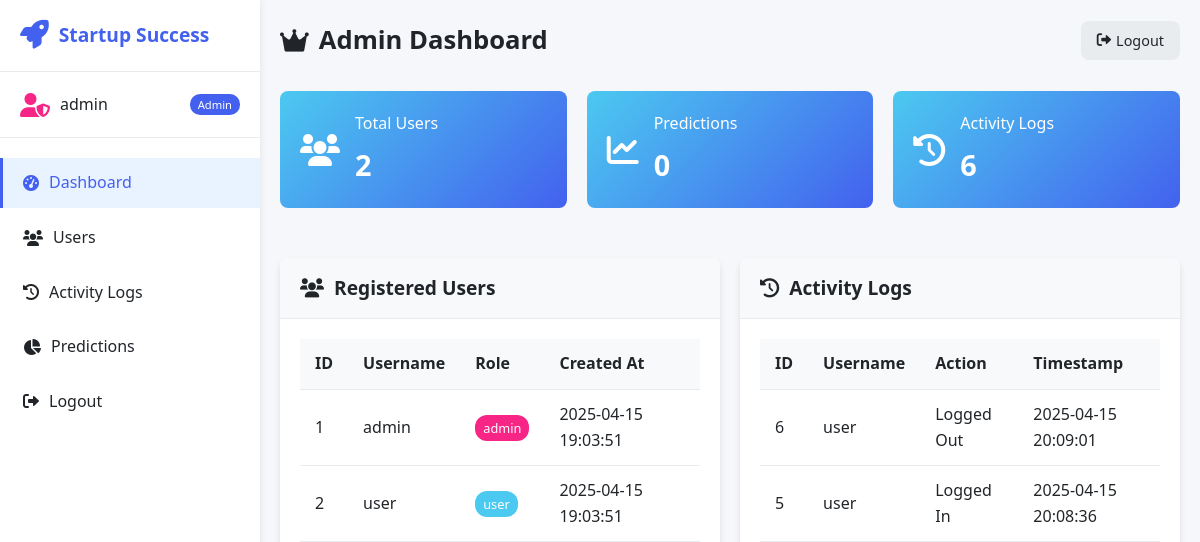
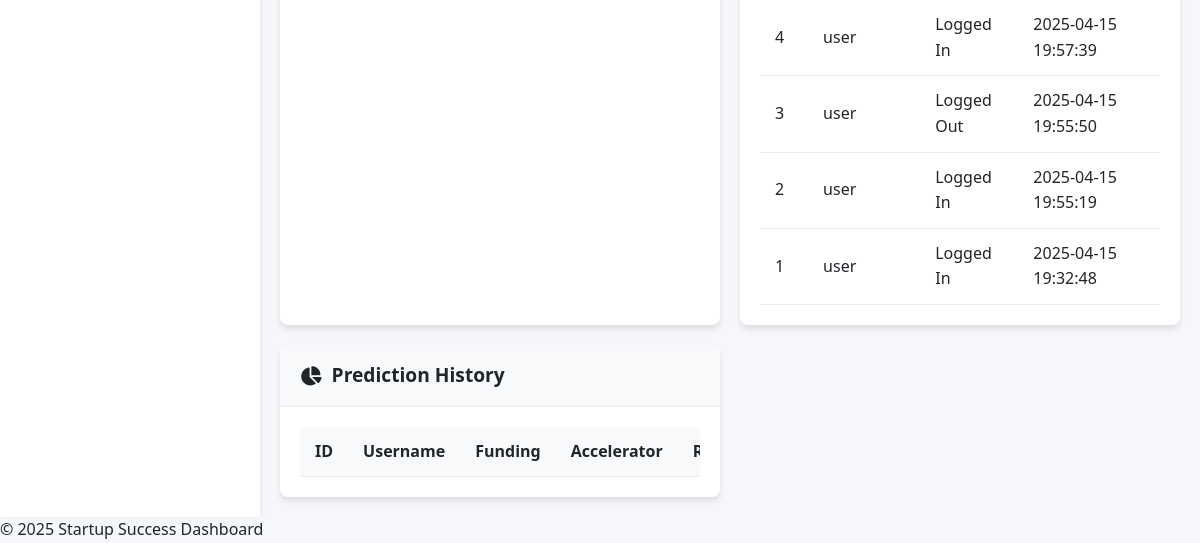
Page /admin (signed in) on the earlier database version (2 pictures, top to bottom).
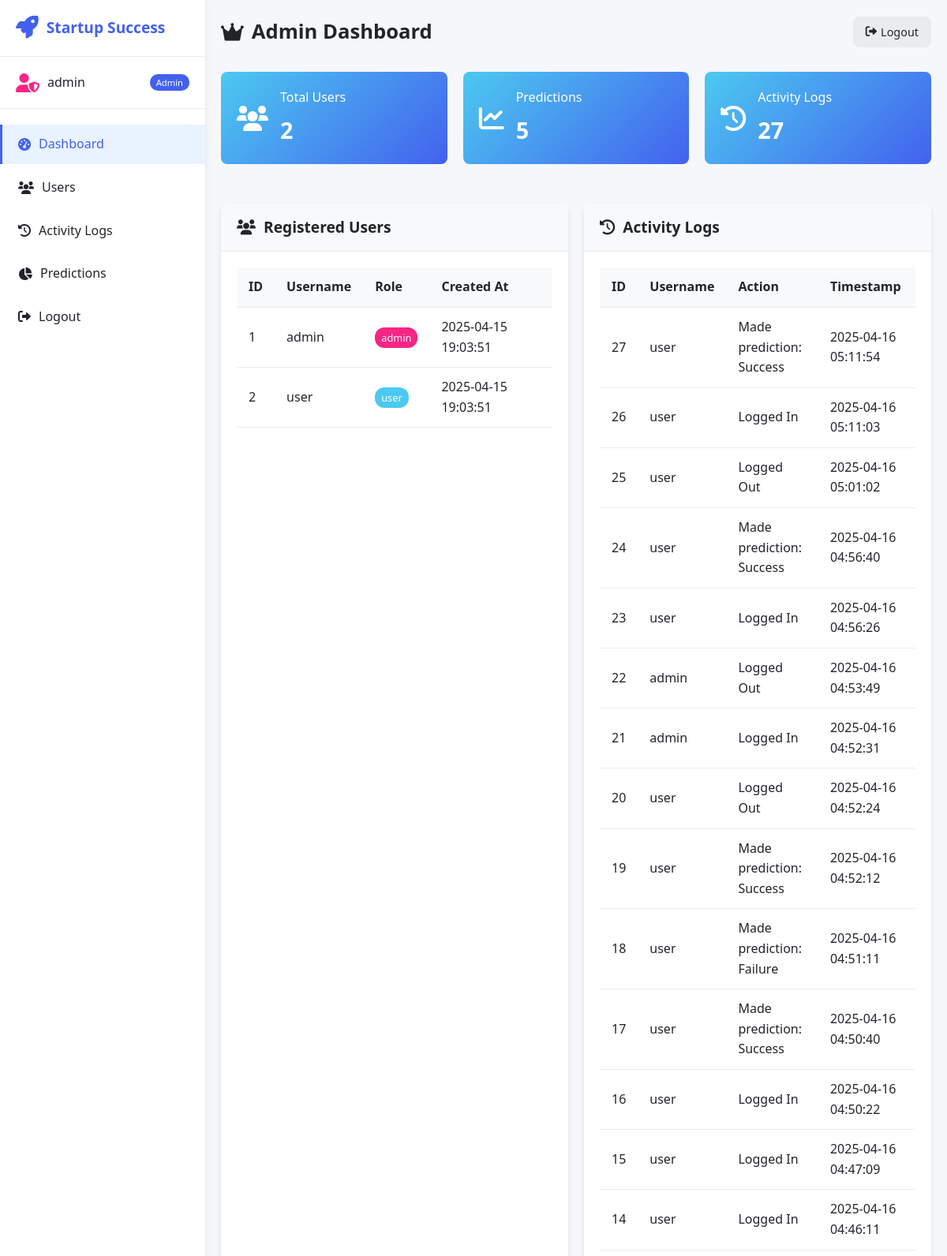
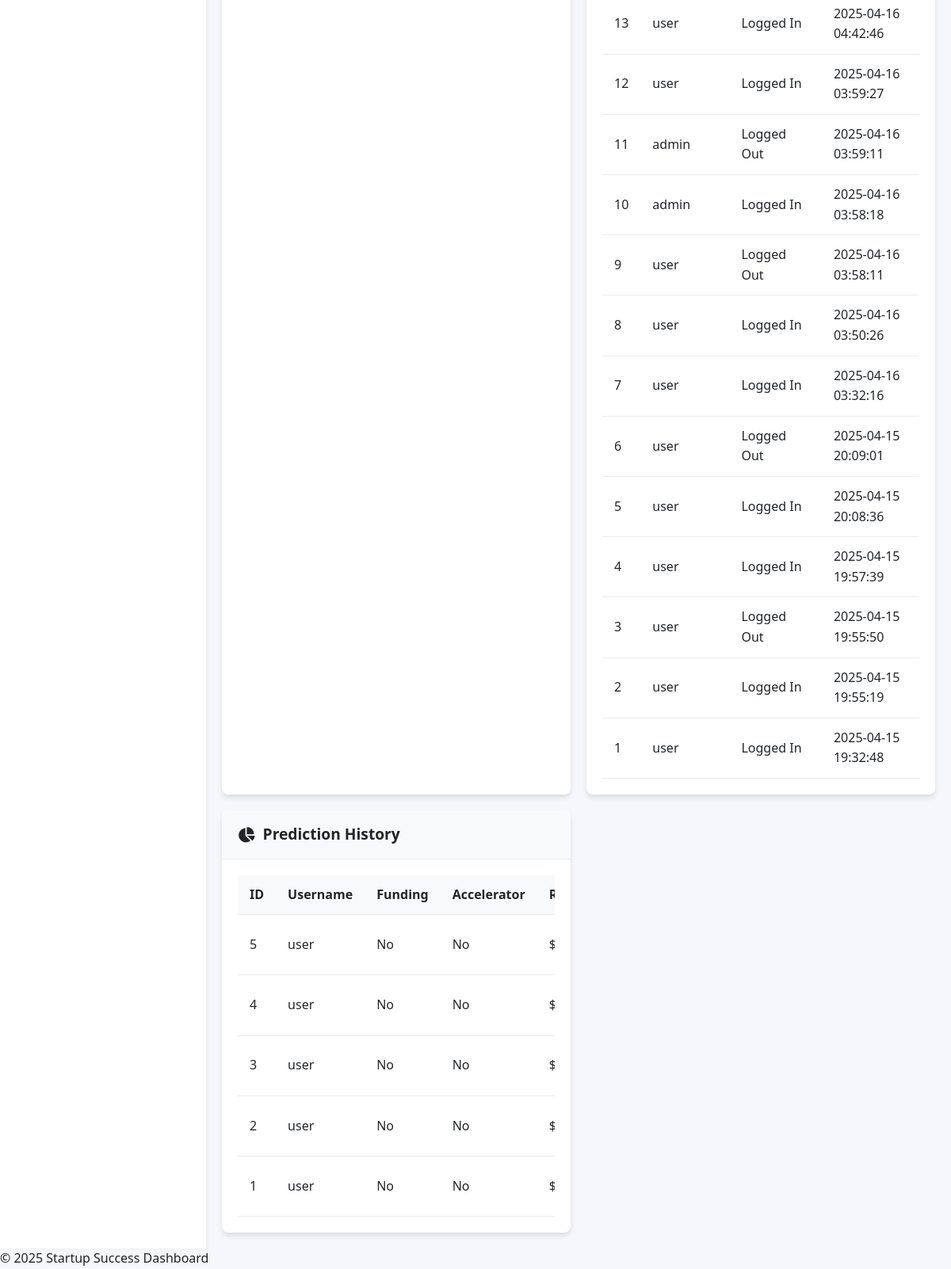
Same page on the later database version (2 pictures, top to bottom).
### tables this page shows
CREATE TABLE users (
    id INTEGER PRIMARY KEY AUTOINCREMENT,
    username TEXT UNIQUE NOT NULL,
    password TEXT NOT NULL,
    role TEXT NOT NULL,
    created_at DATETIME DEFAULT CURRENT_TIMESTAMP
);

CREATE TABLE logs (
    id INTEGER PRIMARY KEY AUTOINCREMENT,
    username TEXT,
    action TEXT,
    timestamp DATETIME DEFAULT CURRENT_TIMESTAMP
);

CREATE TABLE predictions (
    id INTEGER PRIMARY KEY AUTOINCREMENT,
    username TEXT,
    funding INTEGER,
    accelerator INTEGER,
    revenue INTEGER,
    prediction TEXT,
    timestamp DATETIME DEFAULT CURRENT_TIMESTAMP
);

### app.py (the view)
@app.route('/admin')
def admin():
    if not is_logged_in('admin'):
        flash("Access denied. Admin privileges required.", "error")
        return redirect(url_for('login'))
    with get_db_connection() as conn:
        logs = conn.execute("SELECT * FROM logs ORDER BY timestamp DESC LIMIT 100").fetchall()
        predictions = conn.execute(
            "SELECT * FROM predictions ORDER BY timestamp DESC LIMIT 100"
        ).fetchall()
        users = conn.execute("SELECT id, username, role, created_at FROM users").fetchall()
    return render_template(
        'admin.html',
        username=session['username'],
        logs=logs,
        predictions=predictions,
        users=users
    )

### app.py (called while the page is built)
def get_db_connection():
    conn = sqlite3.connect(DB_PATH)
    conn.row_factory = sqlite3.Row  # Return rows as dictionaries
    return conn

def is_logged_in(role=None):
    if 'username' not in session:
        return False
    if role and session.get('role') != role:
        return False
    return True

### templates/admin.html (shortened to what this page needs)
{% extends "layout.html" %}
{% block content %}
<div class="dashboard">
    <nav class="sidebar">
        <div class="sidebar-header">
            <i class="fas fa-rocket"></i>
            <h2>Startup Success</h2>
        </div>
        <div class="user-info admin">
            <i class="fas fa-user-shield user-avatar"></i>
            <span>{{ username }}</span>
            <span class="role-badge">Admin</span>
        </div>
        <ul class="sidebar-menu">
            <li class="active"><a href="#"><i class="fas fa-tachometer-alt"></i> Dashboard</a></li>
            <li><a href="#users-section"><i class="fas fa-users"></i> Users</a></li>
            <li><a href="#logs-section"><i class="fas fa-history"></i> Activity Logs</a></li>
            <li><a href="#predictions-section"><i class="fas fa-chart-pie"></i> Predictions</a></li>
            <li><a href="/logout"><i class="fas fa-sign-out-alt"></i> Logout</a></li>
        </ul>
    </nav>
    <main class="content">
        <header class="content-header">
            <h1><i class="fas fa-crown"></i> Admin Dashboard</h1>
            <div class="user-controls">
                <a href="/logout" class="btn-secondary">
                    <i class="fas fa-sign-out-alt"></i> Logout
                </a>
            </div>
        </header>
        <div class="content-body">
            <div class="admin-stats">
                <div class="stat-card">
                    <div class="stat-icon">
                        <i class="fas fa-users"></i>
                    </div>
                    <div class="stat-data">
                        <h3>Total Users</h3>
                        <p>{{ users|length }}</p>
                    </div>
                </div>
                <div class="stat-card">
                    <div class="stat-icon">
                        <i class="fas fa-chart-line"></i>
                    </div>
                    <div class="stat-data">
                        <h3>Predictions</h3>
                        <p>{{ predictions|length }}</p>
                    </div>
                </div>
                <div class="stat-card">
                    <div class="stat-icon">
                        <i class="fas fa-history"></i>
                    </div>
                    <div class="stat-data">
                        <h3>Activity Logs</h3>
                        <p>{{ logs|length }}</p>
                    </div>
                </div>
            </div>
            <div class="card" id="users-section">
                <div class="card-header">
                    <h2><i class="fas fa-users"></i> Registered Users</h2>
                </div>
                <div class="card-body">
                    <div class="table-container">
                        <table class="data-table">
                            <thead>
                                <tr>
                                    <th>ID</th>
                                    <th>Username</th>
                                    <th>Role</th>
                                    <th>Created At</th>
                                </tr>
                            </thead>
                            <tbody>
                                {% for user in users %}
                                <tr>
                                    <td>{{ user['id'] }}</td>
                                    <td>{{ user['username'] }}</td>
                                    <td>
                                        <span class="badge {% if user['role'] == 'admin' %}badge-admin{% else %}badge-user{% endif %}">
                                            {{ user['role'] }}
                                        </span>
                                    </td>
                                    <td>{{ user['created_at'] }}</td>
                                </tr>
                                {% endfor %}
                            </tbody>
                        </table>
                    </div>
                </div>
            </div>
            <div class="card" id="logs-section">
                <div class="card-header">
                    <h2><i class="fas fa-history"></i> Activity Logs</h2>
                </div>
                <div class="card-body">
                    <div class="table-container">
                        <table class="data-table">
                            <thead>
                                <tr>
                                    <th>ID</th>
                                    <th>Username</th>
                                    <th>Action</th>
                                    <th>Timestamp</th>
                                </tr>
                            </thead>
                            <tbody>
                                {% for log in logs %}
                                <tr>
                                    <td>{{ log['id'] }}</td>
                                    <td>{{ log['username'] }}</td>
                                    <td>{{ log['action'] }}</td>
                                    <td>{{ log['timestamp'] }}</td>
                                </tr>
                                {% endfor %}
                            </tbody>
                        </table>
                    </div>
                </div>
            </div>
            <div class="card" id="predictions-section">
                <div class="card-header">
                    <h2><i class="fas fa-chart-pie"></i> Prediction History</h2>
                </div>
                <div class="card-body">
                    <div class="table-container">
                        <table class="data-table">
                            <thead>
                                <tr>
                                    <th>ID</th>
                                    <th>Username</th>
                                    <th>Funding</th>
                                    <th>Accelerator</th>
                                    <th>Revenue</th>
                                </tr>
                            </thead>
                            <tbody>
                                {% for p in predictions %}
                                <tr>
                                    <td>{{ p['id'] }}</td>
                                    <td>{{ p['username'] }}</td>
                                    <td>{{ "Yes" if p['funding'] == 1 else "No" }}</td>
                                    <td>{{ "Yes" if p['accelerator'] == 1 else "No" }}</td>
                                    <td>${{ p['revenue'] }}</td>
                                </tr>
                                {% endfor %}
                            </tbody>
                        </table>
                    </div>
                </div>
            </div>
        </div>
    </main>
</div>
{% endblock %}

### templates/layout.html (shortened to what this page needs)
<!DOCTYPE html>
<html lang="en">
<head>
    <link rel="stylesheet" href="https://cdnjs.cloudflare.com/ajax/libs/font-awesome/6.0.0/css/all.min.css">
    <link rel="stylesheet" href="{{ url_for('static', filename='style.css') }}">
</head>
<body>
    <div class="app-container">
        {% block content %}{% endblock %}
    </div>
    <footer>
        <div class="footer-content">
            <p>&copy; 2025 Startup Success Dashboard</p>
        </div>
    </footer>
</body>
</html>

### static/style.css (style rules this page uses)
:root { --primary-color: #4361ee; --secondary-color: #3f37c9; --success-color: #4cc9f0; --warning-color: #f72585; --dark-color: #212529; --light-color: #f8f9fa; --gray-color: #6c757d; --border-radius: 8px; --box-shadow: 0 4px 6px rgba(0, 0, 0, 0.1); --transition: all 0.3s ease; }
* { margin: 0; padding: 0; box-sizing: border-box; font-family: 'Segoe UI', Tahoma, Geneva, Verdana, sans-serif; }
body { background-color: #f5f7fb; color: var(--dark-color); line-height: 1.6; }
.app-container { min-height: calc(100vh - 50px); }
.btn-secondary { background-color: #e9ecef; color: var(--dark-color); border: none; padding: 8px 16px; border-radius: var(--border-radius); font-size: 0.9rem; cursor: pointer; transition: var(--transition); display: flex; align-items: center; gap: 5px; text-decoration: none; }
.dashboard { display: flex; min-height: 100vh; }
.sidebar { width: 260px; background-color: #fff; box-shadow: 2px 0 5px rgba(0, 0, 0, 0.05); padding: 20px 0; display: flex; flex-direction: column; z-index: 10; }
.sidebar-header { display: flex; align-items: center; padding: 0 20px 20px; border-bottom: 1px solid #e9ecef; gap: 10px; }
.sidebar-header i { font-size: 1.8rem; color: var(--primary-color); }
.sidebar-header h2 { font-size: 1.2rem; color: var(--primary-color); font-weight: 600; }
.user-info { display: flex; align-items: center; padding: 20px; gap: 10px; border-bottom: 1px solid #e9ecef; }
.user-avatar { font-size: 1.5rem; color: var(--primary-color); }
.role-badge { background-color: var(--primary-color); color: white; padding: 2px 8px; border-radius: 10px; font-size: 0.7rem; margin-left: auto; }
.user-info.admin .user-avatar { color: var(--warning-color); }
.sidebar-menu { list-style: none; margin-top: 20px; }
.sidebar-menu li { margin-bottom: 5px; }
.sidebar-menu li a { display: flex; align-items: center; gap: 10px; padding: 12px 20px; color: var(--dark-color); text-decoration: none; transition: var(--transition); border-left: 3px solid transparent; }
.sidebar-menu li.active a { background-color: #e9f2ff; color: var(--primary-color); border-left: 3px solid var(--primary-color); }
.content { flex: 1; padding: 20px; }
.content-header { display: flex; justify-content: space-between; align-items: center; margin-bottom: 30px; }
.content-header h1 { display: flex; align-items: center; gap: 10px; font-size: 1.6rem; color: var(--dark-color); }
.user-controls { display: flex; gap: 10px; }
.content-body { display: grid; grid-template-columns: repeat(auto-fill, minmax(350px, 1fr)); gap: 20px; }
.card { background-color: #fff; border-radius: var(--border-radius); box-shadow: var(--box-shadow); overflow: hidden; }
.card-header { padding: 15px 20px; border-bottom: 1px solid #e9ecef; background-color: #f8f9fa; }
.card-header h2 { font-size: 1.2rem; display: flex; align-items: center; gap: 10px; color: var(--dark-color); }
.card-body { padding: 20px; }
.admin-stats { display: grid; grid-template-columns: repeat(auto-fill, minmax(250px, 1fr)); gap: 20px; margin-bottom: 30px; grid-column: 1 / -1; }
.stat-card { background: linear-gradient(135deg, #4cc9f0, #4361ee); padding: 20px; border-radius: var(--border-radius); display: flex; align-items: center; gap: 15px; color: white; }
.stat-icon { font-size: 2rem; }
.stat-data h3 { font-weight: 500; font-size: 1rem; margin-bottom: 5px; }
.stat-data p { font-size: 1.8rem; font-weight: 600; }
.table-container { overflow-x: auto; }
.data-table { width: 100%; border-collapse: collapse; }
.data-table th, .data-table td { padding: 12px 15px; text-align: left; border-bottom: 1px solid #e9ecef; }
.data-table th { background-color: #f8f9fa; font-weight: 600; color: var(--dark-color); }
.badge { padding: 4px 8px; border-radius: 12px; font-size: 0.8rem; font-weight: 500; }
.badge-admin { background-color: var(--warning-color); color: white; }
.badge-user { background-color: var(--success-color); color: white; }

Differences in the rows shown:
added logs: id "27", username "user", action "Made prediction: Success", timestamp "2025-04-16 05:11:54"
added logs: id "26", username "user", action "Logged In", timestamp "2025-04-16 05:11:03"
added logs: id "25", username "user", action "Logged Out", timestamp "2025-04-16 05:01:02"
added logs: id "24", username "user", action "Made prediction: Success", timestamp "2025-04-16 04:56:40"
added logs: id "23", username "user", action "Logged In", timestamp "2025-04-16 04:56:26"
added logs: id "22", username "admin", action "Logged Out", timestamp "2025-04-16 04:53:49"
added logs: id "21", username "admin", action "Logged In", timestamp "2025-04-16 04:52:31"
added logs: id "20", username "user", action "Logged Out", timestamp "2025-04-16 04:52:24"
added logs: id "19", username "user", action "Made prediction: Success", timestamp "2025-04-16 04:52:12"
added logs: id "18", username "user", action "Made prediction: Failure", timestamp "2025-04-16 04:51:11"
added logs: id "17", username "user", action "Made prediction: Success", timestamp "2025-04-16 04:50:40"
added logs: id "16", username "user", action "Logged In", timestamp "2025-04-16 04:50:22"
added logs: id "15", username "user", action "Logged In", timestamp "2025-04-16 04:47:09"
added logs: id "14", username "user", action "Logged In", timestamp "2025-04-16 04:46:11"
added logs: id "13", username "user", action "Logged In", timestamp "2025-04-16 04:42:46"
added logs: id "12", username "user", action "Logged In", timestamp "2025-04-16 03:59:27"
added logs: id "11", username "admin", action "Logged Out", timestamp "2025-04-16 03:59:11"
added logs: id "10", username "admin", action "Logged In", timestamp "2025-04-16 03:58:18"
added logs: id "9", username "user", action "Logged Out", timestamp "2025-04-16 03:58:11"
added logs: id "8", username "user", action "Logged In", timestamp "2025-04-16 03:50:26"
added logs: id "7", username "user", action "Logged In", timestamp "2025-04-16 03:32:16"
added predictions: id "5", username "user", funding "No", accelerator "No"
added predictions: id "4", username "user", funding "No", accelerator "No"
added predictions: id "3", username "user", funding "No", accelerator "No"
added predictions: id "2", username "user", funding "No", accelerator "No"
added predictions: id "1", username "user", funding "No", accelerator "No"
Other differences:
{{ predictions|length }}: "0" → "5"
{{ logs|length }}: "6" → "27"
